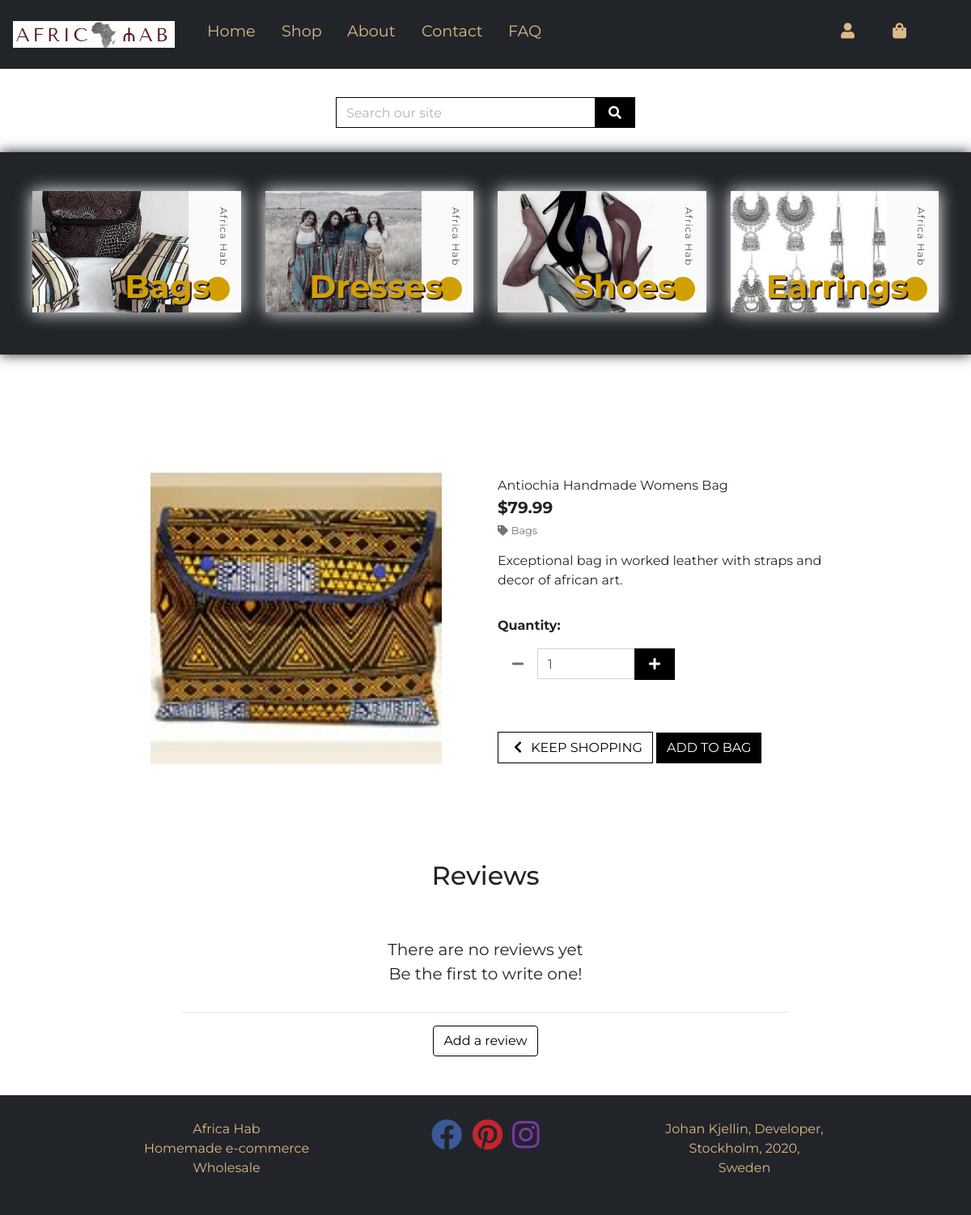
The page /products/1/ on the database its author committed.
### products/models.py (models this page shows, shortened)
class Product(models.Model):
    category = models.ForeignKey(
        'Category', null=True, blank=True, on_delete=models.SET_NULL)
    sku = models.CharField(max_length=10, null=True)
    name = models.CharField(max_length=254)
    description = models.TextField()
    price = models.DecimalField(max_digits=6, decimal_places=2)
    image_url = models.URLField(max_length=1024, null=True, blank=True)
    image = models.ImageField(null=True, blank=True, default='noimage.png')

class Category(models.Model):
    class Meta:
        verbose_name_plural = 'Categories'
    name = models.CharField(max_length=254)
    friendly_name = models.CharField(max_length=254, null=True, blank=True)

### products/views.py (the view)
# urls.py: path('<int:product_id>/', views.product_detail, name='product_detail'),
def product_detail(request, product_id):
    product = get_object_or_404(Product, pk=product_id)
    if Review.objects.filter(reviewed_product=product_id).exists():
        reviews = Review.objects.filter(reviewed_product=product_id)
    else:
        reviews = None
    context = {
        'product': product,
        'reviews': reviews,
    }
    return render(request, 'products/product_detail.html', context)

### bag/contexts.py (called while the page is built, shortened)
def bag_contents(request):
    bag_items = []
    total = 0
    product_count = 0
    bag = request.session.get('bag', {})
    if total < settings.FREE_DELIVERY_THRESHOLD:
        delivery = total * Decimal(settings.STANDARD_DELIVERY_PERCENTAGE / 100)
        free_delivery_delta = settings.FREE_DELIVERY_THRESHOLD - total
    else:
        delivery = 0
        free_delivery_delta = 0
    grand_total = delivery + total
    context = {
        'bag_items': bag_items,
        'total': total,
        'product_count': product_count,
        'delivery': delivery,
        'free_delivery_delta': free_delivery_delta,
        'free_delivery_threshold': settings.FREE_DELIVERY_THRESHOLD,
        'grand_total': grand_total,
    }
    return context

### products/templates/products/product_detail.html (shortened to what this page needs)
{% extends "base.html" %}
{% load static %}
{% block content %}
<div class="container-fluid">
	<div class="container">
		<div class="row">
			<div class="col-md-6 my-4 py-4 px-2">
				<div class="m-0 p-0">
					{% if product.image.url %}
					<img class="card-img-detail" src="{{ product.image.url }}" alt="{{ product.name }}">
                    {% else %}
					<img class="card-img-detail" src="{{ MEDIA_URL }}noimage.png" alt="{{ product.name }}">
                    {% endif %}
				</div>
				</div>
				<div class="col-md-6 my-4">
					<div class="product-details-container mb-5 mt-md-5">
						<p class="mb-0">{{ product.name }}</p>
						<p class="lead mb-0 text-left font-weight-bold">${{ product.price }}</p>
						{% if product.category %}
						<p class="small mt-1 mb-0">
							<a class="text-muted" href="{% url 'products' %}?category={{ product.category.name }}">
								<i class="fas fa-tag mr-1"></i>{{ product.category.friendly_name }}
							</a>
						</p>
						{% endif %}
						<p class="mt-3">{{ product.description }}</p>
						<form class="form" action="{% url 'add_to_bag' product.id %}" method="POST">
							<div class="form-row">
								{% with product.has_sizes as s %}
								<div class="col-12">
									<p class="mt-3"><strong>Quantity:</strong></p>
									<div class="form-group w-50">
										<div class="input-group">
											<div class="input-group-prepend">
												<button
                                              class="decrement-qty btn rounded-0"
                                              data-item_id="{{ product.id }}"
                                              id="decrement-qty_{{ product.id }}"
                                            >
                                                <span class="icon">
                                                    <i class="fas fa-minus"></i>
                                                </span>
                                            </button>
											</div>
											<input
                                        class="form-control qty_input"
                                        type="number"
                                        name="quantity"
                                        value="1"
                                        min="1"
                                        max="99"
                                        data-item_id="{{ product.id }}"
                                        id="id_qty_{{ product.id }}"
                                        />
											<div class="input-group-append">
												<button
                                              class="increment-qty btn btn-black rounded-0"
                                              data-item_id="{{ product.id }}"
                                              id="increment-qty_{{ product.id }}"
                                            >
                                                <span class="icon">
                                                    <i class="fas fa-plus"></i>
                                                </span>
                                            </button>
											</div>
										</div>
									</div>
								</div>
								<div class="col{% if s %}-12 mt-2{% endif %}">
									<a href="{% url 'products' %}" class="btn btn-outline-black rounded-0 mt-5">
										<span class="icon">
                                        <i class="fas fa-chevron-left"></i>
                                    </span>
										<span class="text-uppercase">Keep Shopping</span>
									</a>
									<input
                                    type="submit"
                                    class="btn btn-black rounded-0 text-uppercase mt-5"
                                    value="Add to Bag"
                                  />
                                </div>
                                {% endwith %}
                            </div>
						</form>
					</div>
				</div>
				<div class="col-12 my-5">
					<h2 class="text-center">Reviews</h2>
				</div>
				{% if reviews %}
				{% for review in reviews %}
				<div class="col-10 offset-1 pb-4">
					<div class="review-card row">
						<div class="col-2 d-none d-md-inline p-0">
                            <!-- If userprofile lacks image, use default image.
                            The src attribute navigates through the userprofile foreignkey of the iterated review to find the image -->
							<img alt="User picture" class="rounded-circle" height="100" width="100" src="{% if review.created_by.userprofile.image.url %}
                            {{ review.created_by.userprofile.image.url }}{% else %}{{ MEDIA_URL }}default.jpg{% endif %}">
                        </div>
							<div class="col-10 pl-5">
								<div class="blockquote">
									<p class="ml-2 mb-2">{{review.header}}</p>
									<p class=" ml-2 mb-2">{{review.body}}</p>
									<p class=" ml-2 mb-1 font-italic">
										{% if review.created_by %}
                                        {{ review.created_by }}
                                        {% else %} Guest User
                                        {% endif %}
                                    </p>
                                    <!-- This paragraph checks if the review has an author, in case of a Guest User,
                                    although the app doesn't yet permit reviews by unauthorized guests.
                                    However I'd like to leave this here for further development -->
								</div>
								{% if review.created_by == request.user %}
								<div class="button-wrapper">
									<a class="btn btn-outline-black" href="{% url 'edit_review' review.id %}"
										aria-label="edit button">Edit</a>
									<a class="btn btn-outline-black" href="{% url 'delete_review' review.id %}"
										aria-label="delete button">Delete</a>
								</div>
								{% endif %}
							</div>
						</div>
						<hr>
					</div>
					{% endfor %}
					{% else %}
					<div class="col-10 offset-1">
						<div class="media">
							<div class="media-body">
								<blockquote class="blockquote">
									<p class="text-center">There are no reviews yet<br>
                                        Be the first to write one!
                                    </p>
								</blockquote>
							</div>
						</div>
						<hr>
					</div>
					{% endif %}
					<a class="btn btn-outline-black m-4 d-block m-auto" href="{% url 'add_review' product.id %}">Add a review</a>
				</div>
			</div>
		</div>
		{% endblock content %}

### static/css/style.css (style rules this page uses)
html, body, * { margin: 0; padding: 0; font-family: "Montserrat", sans-serif; }
a { color: #000; text-decoration: none; -webkit-transition: all 0.5s; -o-transition: all 0.5s; transition: all 0.5s; }
.card-img-detail { -o-object-fit: contain; object-fit: contain; width: 100%; height: 100%; max-height: 25em; padding: 20px; }
.icon { -webkit-box-align: center; -ms-flex-align: center; align-items: center; display: -webkit-inline-box; display: -ms-inline-flexbox; display: inline-flex; -webkit-box-pack: center; -ms-flex-pack: center; justify-content: center; height: 1.5rem; width: 1.5rem; }
.btn-black { background: black; color: white; }
.btn-outline-black { background: white; color: black !important; border: 1px solid black; }
@media (min-width: 1200px) { .container { max-width: 80%; } }

### rows shown on the page
Product: image (picture), name "Antiochia Handmade Womens Bag", price "79.99", category.friendly_name "Bags", description "Exceptional bag in worked leather with straps and decor of african art.", quantity "1"
